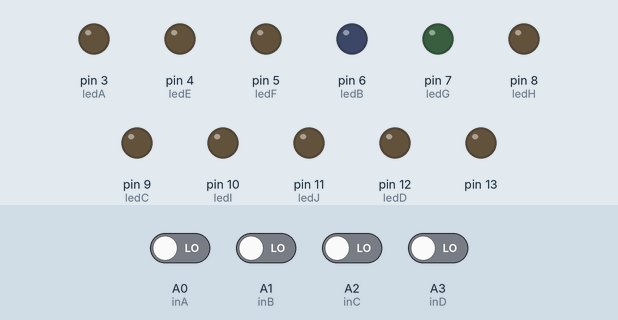
Simulated run of this sketch. Board: Arduino Uno, built with avr-gcc and run on an emulated ATmega328P. Parts: output pins drawn as LEDs (lit = HIGH). Inputs (shaded band) come from the test bench; at power-on: A0 (inA), A1 (inB), A2 (inC), A3 (inD) LOW.

Above: at 10.9 s.
11.0 s: A1 (inB) driven HIGH
At 12.0 s:
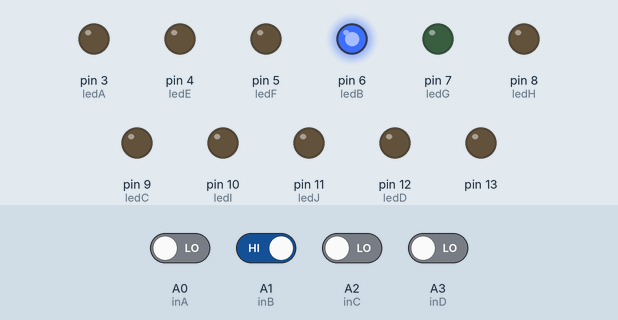
12.5 s: A0 (inA) driven HIGH
At 13.2 s:
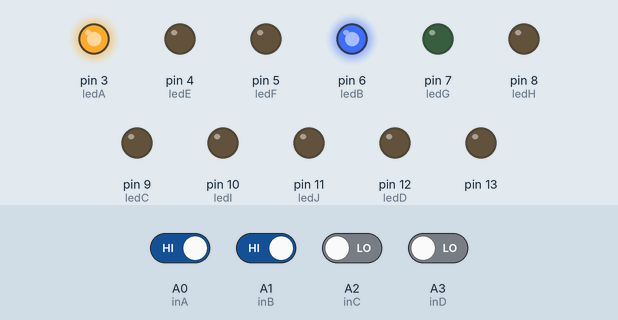
14.0 s: A2 (inC) driven HIGH
At 14.3 s:
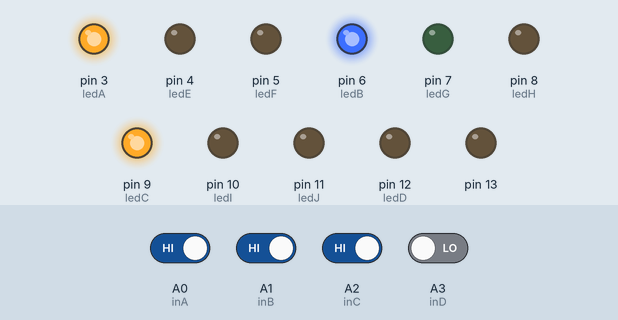
15.5 s: A3 (inD) driven HIGH
At 16.7 s:
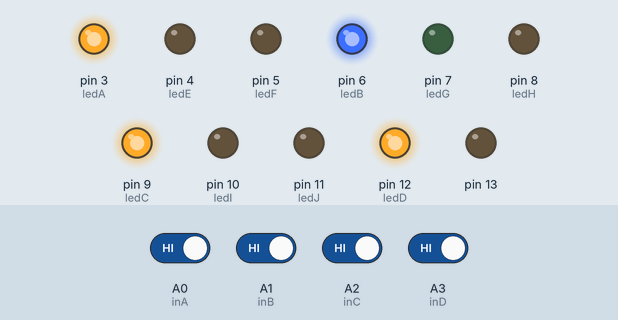
17.0 s: A0 (inA) driven LOW
At 17.8 s:
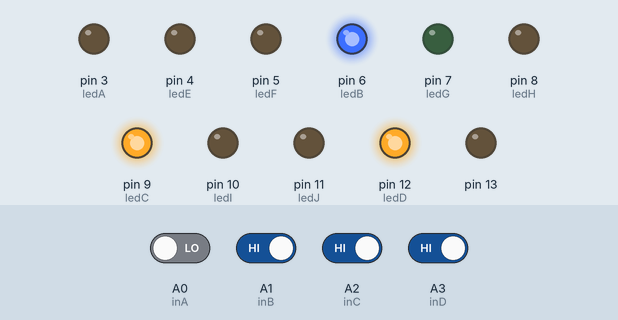
18.5 s: A1 (inB) driven LOW
At 19.0 s:
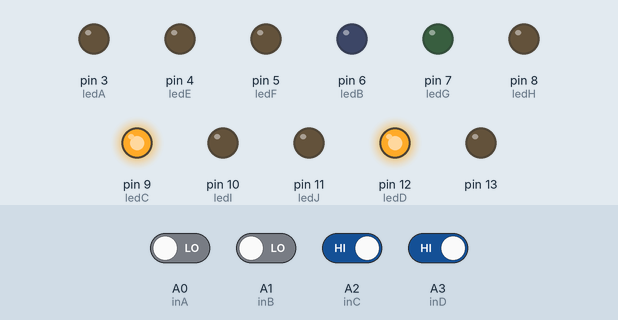
Timing chart, 0 to 21.0 s (numbered marks = the images above; inputs shaded):
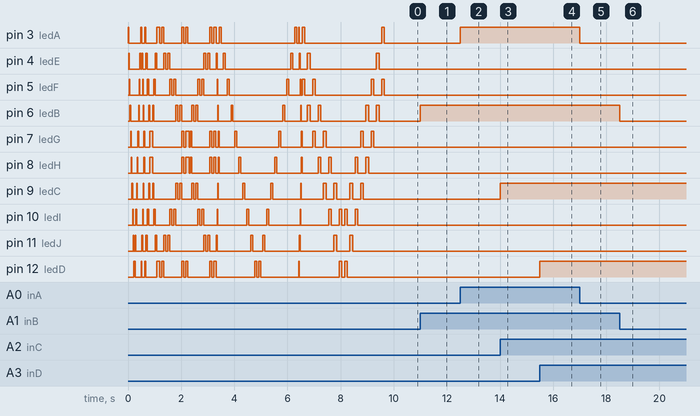

The sketch:

LEDbarSisdig.ino
```cpp
int ledA = 3;
int inA = A0;
int ledB = 6;
int inB = A1;
int ledC = 9;
int inC = A2;
int ledD = 12;
int inD = A3;

int ledE = 4;
int ledF = 5;
int ledG = 7;
int ledH = 8;
int ledI = 10;
int ledJ = 11;
void setup() {
  pinMode(13, OUTPUT);
  digitalWrite(13, LOW);
  pinMode(ledA, OUTPUT);
  pinMode(inA, INPUT);
  pinMode(ledB, OUTPUT);
  pinMode(inB, INPUT);
  pinMode(ledC, OUTPUT);
  pinMode(inC, INPUT);
  pinMode(ledD, OUTPUT);
  pinMode(inD, INPUT);
  pinMode(ledE, OUTPUT);
  pinMode(ledF, OUTPUT);
  pinMode(ledG, OUTPUT);
  pinMode(ledH, OUTPUT);
  pinMode(ledI, OUTPUT);
  pinMode(ledJ, OUTPUT);
  runningLed();
  runningLed2();
  collisionLed3();
  collisionLed1();
  collisionLed2();
  blinkBlink();
  blinkBlink2();
  collisionLed3();
  blinkEachOne();
  blinkEachOne2();
  collisionLed3();
  blinkZig();
  blinkZigReverse();
}

void loop() {
  if (digitalRead(inA) == HIGH) {
    digitalWrite(ledA, HIGH);
  }
  else {
    digitalWrite(ledA, LOW);
  }

  if (digitalRead(inB) == HIGH) {
    digitalWrite(ledB, HIGH);
  }
  else {
    digitalWrite(ledB, LOW);
  }

  if (digitalRead(inC) == HIGH) {
    digitalWrite(ledC, HIGH);
  }
  else {
    digitalWrite(ledC, LOW);
  }

  if (digitalRead(inD) == HIGH) {
    digitalWrite(ledD, HIGH);
  }
  else {
    digitalWrite(ledD, LOW);
  }
}

void runningLed() {
  digitalWrite(ledA, HIGH);
  delay(25);
  digitalWrite(ledA, LOW);
  digitalWrite(ledE, HIGH);
  delay(25);
  digitalWrite(ledE, LOW);
  digitalWrite(ledF, HIGH);
  delay(25);
  digitalWrite(ledF, LOW);

  digitalWrite(ledB, HIGH);
  delay(25);
  digitalWrite(ledB, LOW);
  digitalWrite(ledG, HIGH);
  delay(25);
  digitalWrite(ledG, LOW);
  digitalWrite(ledH, HIGH);
  delay(25);
  digitalWrite(ledH, LOW);

  digitalWrite(ledC, HIGH);
  delay(25);
  digitalWrite(ledC, LOW);
  digitalWrite(ledI, HIGH);
  delay(25);
  digitalWrite(ledI, LOW);
  digitalWrite(ledJ, HIGH);
  delay(25);
  digitalWrite(ledJ, LOW);
  digitalWrite(ledD, HIGH);
  delay(25);
  digitalWrite(ledD, LOW);
}

void runningLed2() {
  digitalWrite(ledD, HIGH);
  delay(25);
  digitalWrite(ledD, LOW);
  digitalWrite(ledJ, HIGH);
  delay(25);
  digitalWrite(ledJ, LOW);
  digitalWrite(ledI, HIGH);
  delay(25);
  digitalWrite(ledI, LOW);
  digitalWrite(ledC, HIGH);
  delay(25);
  digitalWrite(ledC, LOW);

  digitalWrite(ledH, HIGH);
  delay(25);
  digitalWrite(ledH, LOW);
  digitalWrite(ledG, HIGH);
  delay(25);
  digitalWrite(ledG, LOW);
  digitalWrite(ledB, HIGH);
  delay(25);
  digitalWrite(ledB, LOW);

  digitalWrite(ledF, HIGH);
  delay(25);
  digitalWrite(ledF, LOW);
  digitalWrite(ledE, HIGH);
  delay(25);
  digitalWrite(ledE, LOW);
  digitalWrite(ledA, HIGH);
  delay(25);
  digitalWrite(ledA, LOW);
}

void collisionLed1() {
  //aefbg djich
  digitalWrite(ledA, HIGH);
  digitalWrite(ledD, HIGH);
  delay(50);
  digitalWrite(ledA, LOW);
  digitalWrite(ledD, LOW);
  digitalWrite(ledE, HIGH);
  digitalWrite(ledJ, HIGH);
  delay(50);
  digitalWrite(ledE, LOW);
  digitalWrite(ledJ, LOW);
  digitalWrite(ledI, HIGH);
  digitalWrite(ledF, HIGH);
  delay(50);
  digitalWrite(ledF, LOW);
  digitalWrite(ledI, LOW);
  digitalWrite(ledC, HIGH);
  digitalWrite(ledB, HIGH);
  delay(50);
  digitalWrite(ledB, LOW);
  digitalWrite(ledC, LOW);
  digitalWrite(ledH, HIGH);
  digitalWrite(ledG, HIGH);
  delay(50);
  digitalWrite(ledG, LOW);
  digitalWrite(ledH, LOW);
}

void collisionLed2() {
  //aefbg djich
  digitalWrite(ledH, HIGH);
  digitalWrite(ledG, HIGH);
  delay(50);
  digitalWrite(ledH, LOW);
  digitalWrite(ledG, LOW);

  digitalWrite(ledC, HIGH);
  digitalWrite(ledB, HIGH);
  delay(50);
  digitalWrite(ledC, LOW);
  digitalWrite(ledB, LOW);

  digitalWrite(ledI, HIGH);
  digitalWrite(ledF, HIGH);
  delay(50);
  digitalWrite(ledI, LOW);
  digitalWrite(ledF, LOW);

  digitalWrite(ledJ, HIGH);
  digitalWrite(ledE, HIGH);
  delay(50);
  digitalWrite(ledE, LOW);
  digitalWrite(ledJ, LOW);

  digitalWrite(ledA, HIGH);
  digitalWrite(ledD, HIGH);
  delay(50);
  digitalWrite(ledA, LOW);
  digitalWrite(ledD, LOW);
}

void blinkBlink() {
  digitalWrite(3, HIGH);
  digitalWrite(12, HIGH);
  delay(75);
  digitalWrite(3, LOW);
  digitalWrite(12, LOW);
  delay(75);
  digitalWrite(3, HIGH);
  digitalWrite(12, HIGH);
  delay(75);
  digitalWrite(3, LOW);
  digitalWrite(12, LOW);

  digitalWrite(4, HIGH);
  digitalWrite(11, HIGH);
  delay(75);
  digitalWrite(4, LOW);
  digitalWrite(11, LOW);
  delay(75);
  digitalWrite(4, HIGH);
  digitalWrite(11, HIGH);
  delay(75);
  digitalWrite(4, LOW);
  digitalWrite(11, LOW);

  digitalWrite(5, HIGH);
  digitalWrite(10, HIGH);
  delay(75);
  digitalWrite(5, LOW);
  digitalWrite(10, LOW);
  delay(75);
  digitalWrite(5, HIGH);
  digitalWrite(10, HIGH);
  delay(75);
  digitalWrite(5, LOW);
  digitalWrite(10, LOW);

  digitalWrite(6, HIGH);
  digitalWrite(9, HIGH);
  delay(75);
  digitalWrite(6, LOW);
  digitalWrite(9, LOW);
  delay(75);
  digitalWrite(6, HIGH);
  digitalWrite(9, HIGH);
  delay(75);
  digitalWrite(6, LOW);
  digitalWrite(9, LOW);

  digitalWrite(7, HIGH);
  digitalWrite(8, HIGH);
  digitalWrite(3, HIGH);
  digitalWrite(12, HIGH);
  delay(75);
  digitalWrite(7, LOW);
  digitalWrite(8, LOW);
  digitalWrite(3, LOW);
  digitalWrite(12, LOW);
  delay(75);
  digitalWrite(7, HIGH);
  digitalWrite(8, HIGH);
  digitalWrite(3, HIGH);
  digitalWrite(12, HIGH);
  delay(75);
  digitalWrite(7, LOW);
  digitalWrite(8, LOW);
  digitalWrite(3, LOW);
  digitalWrite(12, LOW);
}

void blinkBlink2() {
  digitalWrite(7, HIGH);
  digitalWrite(8, HIGH);
  delay(50);
  digitalWrite(7, LOW);
  digitalWrite(8, LOW);
  delay(50);
  digitalWrite(7, HIGH);
  digitalWrite(8, HIGH);
  delay(50);
  digitalWrite(7, LOW);
  digitalWrite(8, LOW);

  digitalWrite(6, HIGH);
  digitalWrite(9, HIGH);
  delay(75);
  digitalWrite(6, LOW);
  digitalWrite(9, LOW);
  delay(75);
  digitalWrite(6, HIGH);
  digitalWrite(9, HIGH);
  delay(75);
  digitalWrite(6, LOW);
  digitalWrite(9, LOW);

  digitalWrite(5, HIGH);
  digitalWrite(10, HIGH);
  delay(75);
  digitalWrite(5, LOW);
  digitalWrite(10, LOW);
  delay(75);
  digitalWrite(5, HIGH);
  digitalWrite(10, HIGH);
  delay(75);
  digitalWrite(5, LOW);
  digitalWrite(10, LOW);

  digitalWrite(4, HIGH);
  digitalWrite(11, HIGH);
  delay(75);
  digitalWrite(4, LOW);
  digitalWrite(11, LOW);
  delay(75);
  digitalWrite(4, HIGH);
  digitalWrite(11, HIGH);
  delay(75);
  digitalWrite(4, LOW);
  digitalWrite(11, LOW);

  digitalWrite(3, HIGH);
  digitalWrite(12, HIGH);
  digitalWrite(7, HIGH);
  digitalWrite(8, HIGH);
  delay(75);
  digitalWrite(3, LOW);
  digitalWrite(12, LOW);
  digitalWrite(7, LOW);
  digitalWrite(8, LOW);
  delay(75);
  digitalWrite(3, HIGH);
  digitalWrite(12, HIGH);
  digitalWrite(7, HIGH);
  digitalWrite(8, HIGH);
  delay(75);
  digitalWrite(3, LOW);
  digitalWrite(12, LOW);
  digitalWrite(7, LOW);
  digitalWrite(8, LOW);
}


void collisionLed3() {
  //aefbg djich
  digitalWrite(ledA, HIGH);
  digitalWrite(ledD, HIGH);
  delay(25);
  digitalWrite(ledA, LOW);
  digitalWrite(ledD, LOW);
  digitalWrite(ledE, HIGH);
  digitalWrite(ledJ, HIGH);
  delay(25);
  digitalWrite(ledE, LOW);
  digitalWrite(ledJ, LOW);
  digitalWrite(ledI, HIGH);
  digitalWrite(ledF, HIGH);
  delay(25);
  digitalWrite(ledF, LOW);
  digitalWrite(ledI, LOW);
  digitalWrite(ledC, HIGH);
  digitalWrite(ledB, HIGH);
  delay(25);
  digitalWrite(ledB, LOW);
  digitalWrite(ledC, LOW);
  digitalWrite(ledH, HIGH);
  digitalWrite(ledG, HIGH);
  delay(25);
  digitalWrite(ledG, LOW);
  digitalWrite(ledH, LOW);
}

void blinkEachOne() {
  digitalWrite(3, HIGH);
  delay(75);
  digitalWrite(3, LOW);
  delay(75);
  digitalWrite(4, HIGH);
  delay(75);
  digitalWrite(4, LOW);
  delay(75);
  digitalWrite(5, HIGH);
  delay(75);
  digitalWrite(5, LOW);
  delay(75);
  digitalWrite(6, HIGH);
  delay(75);
  digitalWrite(6, LOW);
  delay(75);
  digitalWrite(7, HIGH);
  delay(75);
  digitalWrite(7, LOW);
  delay(75);
  digitalWrite(8, HIGH);
  delay(75);
  digitalWrite(8, LOW);
  delay(75);
  digitalWrite(9, HIGH);
  delay(75);
  digitalWrite(9, LOW);
  delay(75);
  digitalWrite(10, HIGH);
  delay(75);
  digitalWrite(10, LOW);
  delay(75);
  digitalWrite(11, HIGH);
  delay(75);
  digitalWrite(11, LOW);
  delay(75);
  digitalWrite(12, HIGH);
  delay(75);
  digitalWrite(12, LOW);
  delay(75);
}

void blinkEachOne2() {
  digitalWrite(12, HIGH);
  delay(75);
  digitalWrite(12, LOW);
  delay(75);
  digitalWrite(11, HIGH);
  delay(75);
  digitalWrite(11, LOW);
  delay(75);
  digitalWrite(10, HIGH);
  delay(75);
  digitalWrite(10, LOW);
  delay(75);
  digitalWrite(9, HIGH);
  delay(75);
  digitalWrite(9, LOW);
  delay(75);
  digitalWrite(8, HIGH);
  delay(75);
  digitalWrite(8, LOW);
  delay(75);
  digitalWrite(7, HIGH);
  delay(75);
  digitalWrite(7, LOW);
  delay(75);
  digitalWrite(6, HIGH);
  delay(75);
  digitalWrite(6, LOW);
  delay(75);
  digitalWrite(5, HIGH);
  delay(75);
  digitalWrite(5, LOW);
  delay(75);
  digitalWrite(4, HIGH);
  delay(75);
  digitalWrite(4, LOW);
  delay(75);
  digitalWrite(3, HIGH);
  delay(75);
  digitalWrite(3, LOW);
  delay(75);
}

void sos() {
  digitalWrite(3, HIGH);
  digitalWrite(4, HIGH);
  digitalWrite(5, HIGH);
  digitalWrite(6, HIGH);
  digitalWrite(7, HIGH);
  digitalWrite(8, HIGH);
  digitalWrite(9, HIGH);
  digitalWrite(10, HIGH);
  digitalWrite(11, HIGH);
  digitalWrite(12, HIGH);
  delay(1000);
  digitalWrite(3, LOW);
  digitalWrite(4, LOW);
  digitalWrite(5, LOW);
  digitalWrite(6, LOW);
  digitalWrite(7, LOW);
  digitalWrite(8, LOW);
  digitalWrite(9, LOW);
  digitalWrite(10, LOW);
  digitalWrite(11, LOW);
  digitalWrite(12, LOW);
  delay(1000);
  digitalWrite(3, HIGH);
  digitalWrite(4, HIGH);
  digitalWrite(5, HIGH);
  digitalWrite(6, HIGH);
  digitalWrite(7, HIGH);
  digitalWrite(8, HIGH);
  digitalWrite(9, HIGH);
  digitalWrite(10, HIGH);
  digitalWrite(11, HIGH);
  digitalWrite(12, HIGH);
  delay(1000);
  digitalWrite(3, LOW);
  digitalWrite(4, LOW);
  digitalWrite(5, LOW);
  digitalWrite(6, LOW);
  digitalWrite(7, LOW);
  digitalWrite(8, LOW);
  digitalWrite(9, LOW);
  digitalWrite(10, LOW);
  digitalWrite(11, LOW);
  digitalWrite(12, LOW);
  delay(1000);
  digitalWrite(3, HIGH);
  digitalWrite(4, HIGH);
  digitalWrite(5, HIGH);
  digitalWrite(6, HIGH);
  digitalWrite(7, HIGH);
  digitalWrite(8, HIGH);
  digitalWrite(9, HIGH);
  digitalWrite(10, HIGH);
  digitalWrite(11, HIGH);
  digitalWrite(12, HIGH);
  delay(1000);
  digitalWrite(3, LOW);
  digitalWrite(4, LOW);
  digitalWrite(5, LOW);
  digitalWrite(6, LOW);
  digitalWrite(7, LOW);
  digitalWrite(8, LOW);
  digitalWrite(9, LOW);
  digitalWrite(10, LOW);
  digitalWrite(11, LOW);
  digitalWrite(12, LOW);
  delay(1000);

  //O
  digitalWrite(3, HIGH);
  digitalWrite(4, HIGH);
  digitalWrite(5, HIGH);
  digitalWrite(6, HIGH);
  digitalWrite(7, HIGH);
  digitalWrite(8, HIGH);
  digitalWrite(9, HIGH);
  digitalWrite(10, HIGH);
  digitalWrite(11, HIGH);
  digitalWrite(12, HIGH);
  delay(500);
  digitalWrite(3, LOW);
  digitalWrite(4, LOW);
  digitalWrite(5, LOW);
  digitalWrite(6, LOW);
  digitalWrite(7, LOW);
  digitalWrite(8, LOW);
  digitalWrite(9, LOW);
  digitalWrite(10, LOW);
  digitalWrite(11, LOW);
  digitalWrite(12, LOW);
  delay(500);
  digitalWrite(3, HIGH);
  digitalWrite(4, HIGH);
  digitalWrite(5, HIGH);
  digitalWrite(6, HIGH);
  digitalWrite(7, HIGH);
  digitalWrite(8, HIGH);
  digitalWrite(9, HIGH);
  digitalWrite(10, HIGH);
  digitalWrite(11, HIGH);
  digitalWrite(12, HIGH);
  delay(500);
  digitalWrite(3, LOW);
  digitalWrite(4, LOW);
  digitalWrite(5, LOW);
  digitalWrite(6, LOW);
  digitalWrite(7, LOW);
  digitalWrite(8, LOW);
  digitalWrite(9, LOW);
  digitalWrite(10, LOW);
  digitalWrite(11, LOW);
  digitalWrite(12, LOW);
  delay(500);
  digitalWrite(3, HIGH);
  digitalWrite(4, HIGH);
  digitalWrite(5, HIGH);
  digitalWrite(6, HIGH);
  digitalWrite(7, HIGH);
  digitalWrite(8, HIGH);
  digitalWrite(9, HIGH);
  digitalWrite(10, HIGH);
  digitalWrite(11, HIGH);
  digitalWrite(12, HIGH);
  delay(500);
  digitalWrite(3, LOW);
  digitalWrite(4, LOW);
  digitalWrite(5, LOW);
  digitalWrite(6, LOW);
  digitalWrite(7, LOW);
  digitalWrite(8, LOW);
  digitalWrite(9, LOW);
  digitalWrite(10, LOW);
  digitalWrite(11, LOW);
  digitalWrite(12, LOW);
  delay(1000);

  //s
  digitalWrite(3, HIGH);
  digitalWrite(4, HIGH);
  digitalWrite(5, HIGH);
  digitalWrite(6, HIGH);
  digitalWrite(7, HIGH);
  digitalWrite(8, HIGH);
  digitalWrite(9, HIGH);
  digitalWrite(10, HIGH);
  digitalWrite(11, HIGH);
  digitalWrite(12, HIGH);
  delay(1000);
  digitalWrite(3, LOW);
  digitalWrite(4, LOW);
  digitalWrite(5, LOW);
  digitalWrite(6, LOW);
  digitalWrite(7, LOW);
  digitalWrite(8, LOW);
  digitalWrite(9, LOW);
  digitalWrite(10, LOW);
  digitalWrite(11, LOW);
  digitalWrite(12, LOW);
  delay(1000);
  digitalWrite(3, HIGH);
  digitalWrite(4, HIGH);
  digitalWrite(5, HIGH);
  digitalWrite(6, HIGH);
  digitalWrite(7, HIGH);
  digitalWrite(8, HIGH);
  digitalWrite(9, HIGH);
  digitalWrite(10, HIGH);
  digitalWrite(11, HIGH);
  digitalWrite(12, HIGH);
  delay(1000);
  digitalWrite(3, LOW);
  digitalWrite(4, LOW);
  digitalWrite(5, LOW);
  digitalWrite(6, LOW);
  digitalWrite(7, LOW);
  digitalWrite(8, LOW);
  digitalWrite(9, LOW);
  digitalWrite(10, LOW);
  digitalWrite(11, LOW);
  digitalWrite(12, LOW);
  delay(1000);
  digitalWrite(3, HIGH);
  digitalWrite(4, HIGH);
  digitalWrite(5, HIGH);
  digitalWrite(6, HIGH);
  digitalWrite(7, HIGH);
  digitalWrite(8, HIGH);
  digitalWrite(9, HIGH);
  digitalWrite(10, HIGH);
  digitalWrite(11, HIGH);
  digitalWrite(12, HIGH);
  delay(1000);
  digitalWrite(3, LOW);
  digitalWrite(4, LOW);
  digitalWrite(5, LOW);
  digitalWrite(6, LOW);
  digitalWrite(7, LOW);
  digitalWrite(8, LOW);
  digitalWrite(9, LOW);
  digitalWrite(10, LOW);
  digitalWrite(11, LOW);
  digitalWrite(12, LOW);
  delay(1000);
}

void blinkZig() {
  digitalWrite(3, HIGH);
  digitalWrite(5, HIGH);
  delay(100);
  digitalWrite(3, LOW);
  digitalWrite(5, LOW);
  delay(100);

  digitalWrite(4, HIGH);
  digitalWrite(6, HIGH);
  delay(100);
  digitalWrite(4, LOW);
  digitalWrite(6, LOW);
  delay(100);

  digitalWrite(5, HIGH);
  digitalWrite(7, HIGH);
  delay(100);
  digitalWrite(5, LOW);
  digitalWrite(7, LOW);
  delay(100);

  digitalWrite(6, HIGH);
  digitalWrite(8, HIGH);
  delay(100);
  digitalWrite(6, LOW);
  digitalWrite(8, LOW);
  delay(100);

  digitalWrite(7, HIGH);
  digitalWrite(9, HIGH);
  delay(100);
  digitalWrite(7, LOW);
  digitalWrite(9, LOW);
  delay(100);

  digitalWrite(10, HIGH);
  digitalWrite(8, HIGH);
  delay(100);
  digitalWrite(10, LOW);
  digitalWrite(8, LOW);
  delay(100);

  digitalWrite(9, HIGH);
  digitalWrite(11, HIGH);
  delay(100);
  digitalWrite(9, LOW);
  digitalWrite(11, LOW);
  delay(100);

  digitalWrite(10, HIGH);
  digitalWrite(12, HIGH);
  delay(100);
  digitalWrite(10, LOW);
  digitalWrite(12, LOW);
  delay(100);
}

void blinkZigReverse() {
  digitalWrite(12, HIGH);
  digitalWrite(10, HIGH);
  delay(100);
  digitalWrite(12, LOW);
  digitalWrite(10, LOW);
  delay(100);

  digitalWrite(11, HIGH);
  digitalWrite(9, HIGH);
  delay(100);
  digitalWrite(11, LOW);
  digitalWrite(9, LOW);
  delay(100);

  digitalWrite(8, HIGH);
  digitalWrite(10, HIGH);
  delay(100);
  digitalWrite(8, LOW);
  digitalWrite(10, LOW);
  delay(100);

  digitalWrite(7, HIGH);
  digitalWrite(9, HIGH);
  delay(100);
  digitalWrite(7, LOW);
  digitalWrite(9, LOW);
  delay(100);

  digitalWrite(8, HIGH);
  digitalWrite(6, HIGH);
  delay(100);
  digitalWrite(8, LOW);
  digitalWrite(6, LOW);
  delay(100);

  digitalWrite(7, HIGH);
  digitalWrite(5, HIGH);
  delay(100);
  digitalWrite(7, LOW);
  digitalWrite(5, LOW);
  delay(100);

  digitalWrite(6, HIGH);
  digitalWrite(4, HIGH);
  delay(100);
  digitalWrite(6, LOW);
  digitalWrite(4, LOW);
  delay(100);

  digitalWrite(5, HIGH);
  digitalWrite(3, HIGH);
  delay(100);
  digitalWrite(5, LOW);
  digitalWrite(3, LOW);
  delay(100);
}
```

Measured:
- after the input at 11.0 s, pin 6 (ledB): LOW → HIGH at once
- after the input at 12.5 s, pin 3 (ledA): LOW → HIGH at once
- after the input at 14.0 s, pin 9 (ledC): LOW → HIGH at once
- after the input at 15.5 s, pin 12 (ledD): LOW → HIGH at once
- after the input at 17.0 s, pin 3 (ledA): HIGH → LOW at once
- after the input at 18.5 s, pin 6 (ledB): HIGH → LOW at once
